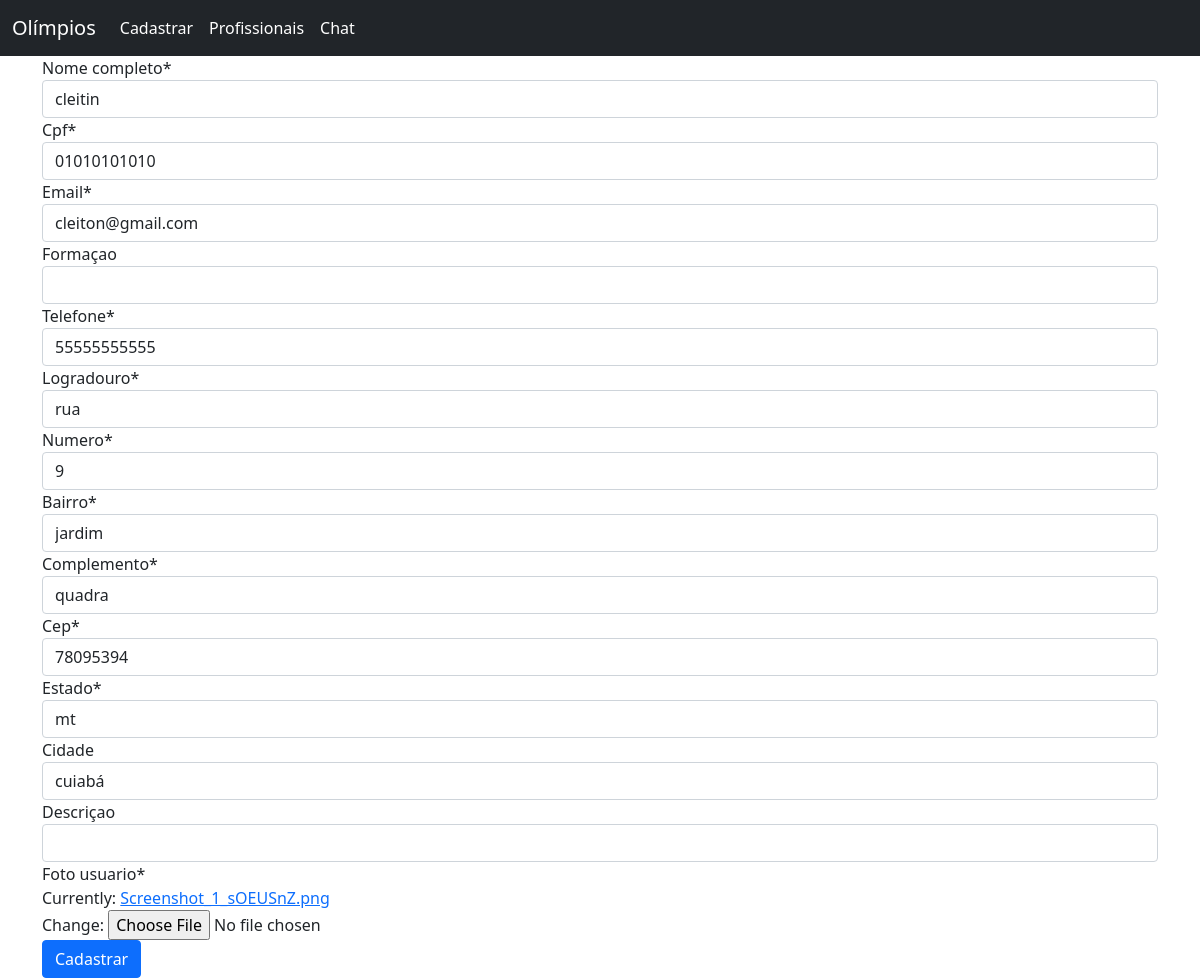
The app's page /editar_diarista/4 with its own data.
### web/models.py (models this page shows)
class Diarista(models.Model):
    nome_completo = models.CharField(max_length=100, null=False, blank=False)
    cpf = models.CharField(max_length=11, null=False, blank=False, unique=True)
    email = models.EmailField(null=False, blank=False, unique=True)
    formaçao = models.CharField(max_length=30, null=False, blank=True)
    telefone = models.CharField(max_length=11, null=False, blank=False)
    logradouro = models.CharField(max_length=60, null=False, blank=False)
    numero = models.IntegerField(null=False, blank=False)
    bairro = models.CharField(max_length=30, null=False, blank=False)
    complemento = models.CharField(max_length=100, null=False, blank=False)
    cep = models.CharField(max_length=8, null=False, blank=False)
    estado = models.CharField(max_length=2, null=False, blank=False)
    cidade = models.CharField(max_length=30, null=False, blank=True)
    descriçao = models.CharField(max_length=200, null=False, blank=True)
    codigo_ibge = models.IntegerField(null=False, blank=False)
    foto_usuario = models.ImageField(null=False)

### web/views.py (the view)
# urls.py: path('editar_diarista/<int:diarista_id>', editar_diarista, name='editar_diarista'),
def editar_diarista(request, diarista_id):
    diarista = Diarista.objects.get(id=diarista_id)
    if request.method == "POST":
        form_diarista = diarista_form.DiaristaForm(request.POST or None, request.FILES, instance=diarista)
        if form_diarista.is_valid():
            form_diarista.save()
            return redirect('listar_diaristas')
    else:
        form_diarista = diarista_form.DiaristaForm(instance=diarista)
    return render(request, 'form_diarista.html', {'form_diarista': form_diarista})

### web/forms/diarista_form.py (shortened to what this page needs)
class DiaristaForm(forms.ModelForm):
    cpf = forms.CharField(widget=forms.TextInput(attrs={'data-mask': "000.000.000-00"}))
    cep = forms.CharField(widget=forms.TextInput(attrs={'data-mask': "00000-000"}))
    telefone = forms.CharField(widget=forms.TextInput(attrs={'data-mask': "(00) 00000-0000"}))
    class Meta:
        model = Diarista
        exclude = ('codigo_ibge', )

### web/templates/form_diarista.html (shortened to what this page needs)
{% extends 'base.html' %}
 {% load crispy_forms_tags %}
  {% block conteudo %}
<form method="post" enctype="multipart/form-data">
  {{form_diarista|crispy}}
  <button type="submit" class="btn btn-primary">Cadastrar</button>
</form>
{% endblock conteudo %}

### records on screen
Diarista: nome_completo "cleitin", cpf "01010101010", email "cleiton@gmail.com", telefone "55555555555", logradouro "rua", numero "9", bairro "jardim", complemento "quadra", cep "78095394", estado "mt", cidade "cuiabá"
